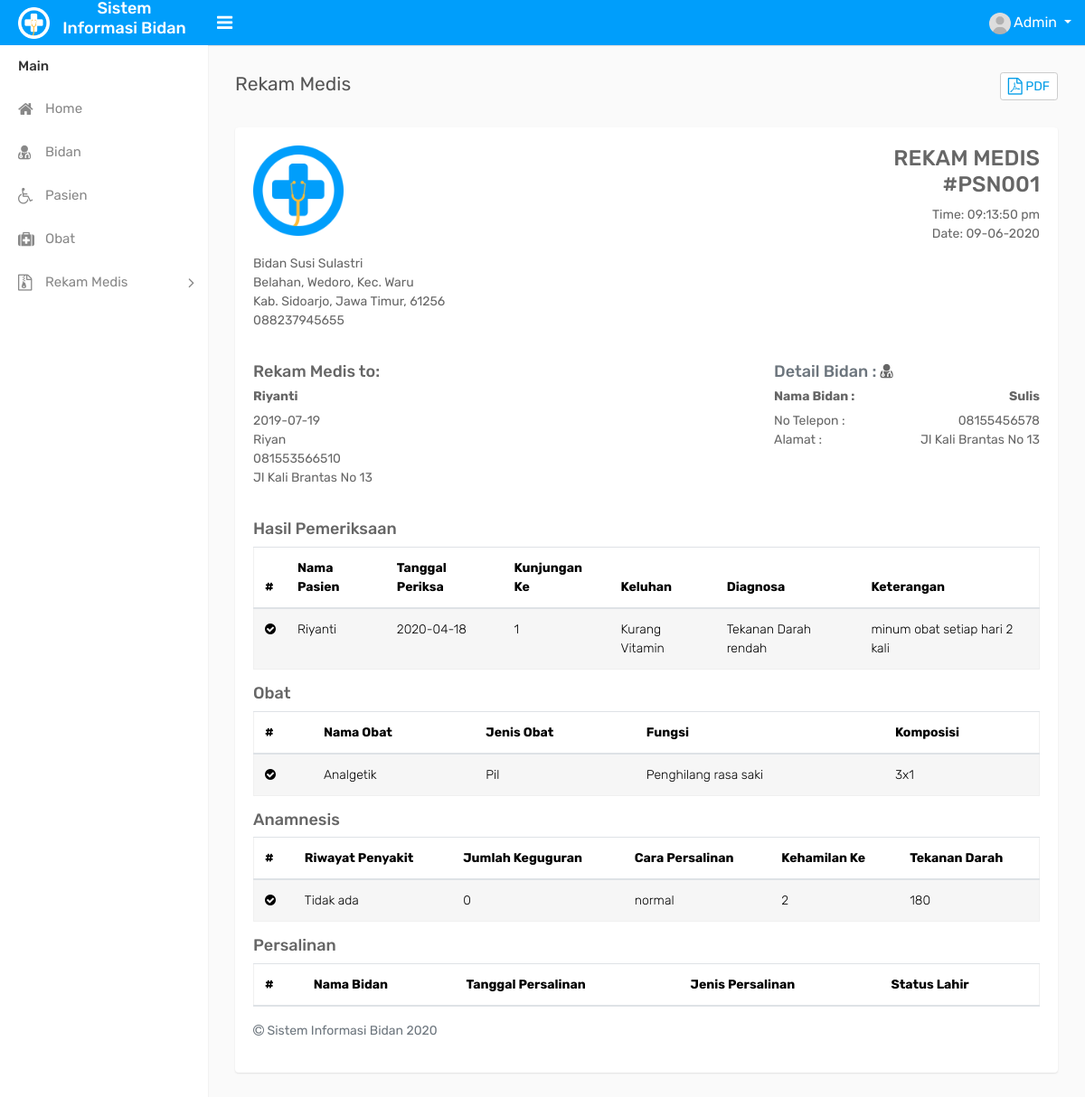
Page /view.php?id_pemeriksaan=PMR001 on the committed database.
### tables this page shows
CREATE TABLE `pemeriksaan` (
  `id_pemeriksaan` varchar(8) NOT NULL,
  `id_pasien` varchar(8) NOT NULL,
  `id_bidan` varchar(8) NOT NULL,
  `id_obat` varchar(8) NOT NULL,
  `nama_pasien` varchar(30) NOT NULL,
  `tanggal_periksa` varchar(10) NOT NULL,
  `kunjungan` varchar(2) NOT NULL,
  `keluhan` text NOT NULL,
  `diagnosa` varchar(25) NOT NULL,
  `keterangan` varchar(30) NOT NULL
);

CREATE TABLE `pasien` (
  `id_pasien` varchar(8) NOT NULL,
  `nama_pasien` varchar(25) NOT NULL,
  `tanggal_daftar` date NOT NULL,
  `umur` int(3) NOT NULL,
  `nama_suami` varchar(25) NOT NULL,
  `pekerjaan` varchar(25) NOT NULL,
  `telepon_pasien` varchar(13) NOT NULL,
  `alamat` varchar(100) NOT NULL
);

CREATE TABLE `bidan` (
  `id_bidan` varchar(8) NOT NULL,
  `foto` varchar(100) NOT NULL,
  `nama_bidan` varchar(25) NOT NULL,
  `alamat` varchar(30) NOT NULL,
  `telepon_bidan` varchar(13) NOT NULL
);

CREATE TABLE `obat` (
  `id_obat` varchar(8) NOT NULL,
  `id_pasien` varchar(8) NOT NULL,
  `nama_obat` varchar(15) NOT NULL,
  `jenis_obat` varchar(15) NOT NULL,
  `fungsi` varchar(20) NOT NULL,
  `komposisi` varchar(10) NOT NULL
);

CREATE TABLE `anamnesis` (
  `id_anamnesis` varchar(8) NOT NULL,
  `id_pasien` varchar(8) NOT NULL,
  `riwayat_penyakit` varchar(25) NOT NULL,
  `jml_keguguran` int(5) NOT NULL,
  `cara_persalinan` varchar(25) NOT NULL,
  `kehamilan` varchar(2) NOT NULL,
  `tekanan_darah` varchar(7) NOT NULL
);

### function.php (called while the page is built, shortened)
<?php
$conn = mysqli_connect("localhost", "root", "", "db_bidan");
function tampil($query) {
	global $conn;
	$result = mysqli_query($conn, $query);
	$rows = [];
	while($row = mysqli_fetch_assoc($result)){
		$rows[] = $row;
	}
	return $rows;
}
?>

### view.php (the view, shortened to what this page needs)
<?php
require 'function.php';
$id_pemeriksaan = $_GET['id_pemeriksaan'];
$data = tampil("SELECT * FROM pemeriksaan WHERE id_pemeriksaan = '$id_pemeriksaan'");
$data2 = tampil("SELECT * FROM pemeriksaan a INNER JOIN pasien b ON a.id_pasien = b.id_pasien WHERE id_pemeriksaan = '$id_pemeriksaan'");
$data3 = tampil("SELECT * FROM pemeriksaan a INNER JOIN bidan b ON a.id_bidan = b.id_bidan WHERE id_pemeriksaan = '$id_pemeriksaan'");
$data4 = tampil("SELECT * FROM pemeriksaan a INNER JOIN obat b ON a.id_pasien = b.id_pasien WHERE id_pemeriksaan = '$id_pemeriksaan'");
$data5 = tampil("SELECT * FROM pemeriksaan a INNER JOIN anamnesis b ON a.id_pasien = b.id_pasien WHERE id_pemeriksaan = '$id_pemeriksaan'");
?>
<!DOCTYPE html>
<html>
<head>
    <link rel="stylesheet" type="text/css" href="assets/css/bootstrap.min.css">
    <link rel="stylesheet" type="text/css" href="assets/css/font-awesome.min.css">
    <link rel="stylesheet" type="text/css" href="assets/css/style.css">
</head>
<body>
	<div class="main-wrapper">
		<div class="header">
			<div class="header-left">
				<a href="index.php" class="logo">
					<img src="assets/img/logo.png" width="35" height="35" alt=""> <span><h4>Sistem Informasi Bidan</h4></span>
				</a>
			</div>
			<a id="toggle_btn" href="javascript:void(0);"><i class="fa fa-bars"></i></a>
            <ul class="nav user-menu float-right">
                <li class="nav-item dropdown has-arrow">
                    <a href="#" class="dropdown-toggle nav-link user-link" data-toggle="dropdown">
                        <span class="user-img">
							<img class="rounded-circle" src="assets/img/user.jpg" width="24" alt="Admin">
						</span>
						<span>Admin</span>
                    </a>
                </li>
            </ul>
		</div>
		<div class="sidebar" id="sidebar">
            <div class="sidebar-inner slimscroll">
                <div id="sidebar-menu" class="sidebar-menu">
                    <ul>
                        <li class="menu-title">Main</li>
                        <li>
                            <a href="index.php"><i class="fa fa-home"></i> <span>Home</span></a>
                        </li>
                        <li>
                            <a href="bidan.php"><i class="fa fa-user-md"></i> <span>Bidan</span></a>
                        </li>
						<li>
                            <a href="pasien.php"><i class="fa fa-wheelchair"></i> <span>Pasien</span></a>
                        </li>
                        <li>
                            <a href="obat.php"><i class="fa fa-medkit"></i> <span>Obat</span></a>
                        </li>
						<li class="submenu">
							<a href="#"><i class="fa fa-file-archive-o"></i> <span> Rekam Medis </span> <span class="menu-arrow"></span></a>
						</li>
					</ul>
                </div>
            </div>
        </div>
        <div class="page-wrapper">
            <div class="content">
                <div class="row">
                    <div class="col-sm-5 col-4">
                        <h4 class="page-title">Rekam Medis</h4>
                    </div>
                    <div class="col-sm-7 col-8 text-right m-b-30">
                        <div class="btn-group btn-group-sm">
                            <button class="btn btn-white"><a href="cetak.php?id_pemeriksaan=<?= $id_pemeriksaan = $_GET['id_pemeriksaan'];?>" target="_blank" ><i class="fa fa-file-pdf-o fa-lg"></i> PDF</a></button>
                        </div>
                    </div>
                </div>
                <div class="row">
                    <div class="col-md-12">
                        <div class="card">
                            <div class="card-body">
                                <div class="row custom-invoice">
                                    <div class="col-6 col-sm-6 m-b-20">
                                        <img src="assets/img/logo-dark.png" class="inv-logo" alt="">
                                        <ul class="list-unstyled">
                                            <li>Bidan Susi Sulastri</li>
                                            <li>Belahan, Wedoro, Kec. Waru</li>
                                            <li>Kab. Sidoarjo, Jawa Timur, 61256</li>
                                            <li>088237945655</li>
                                        </ul>
                                    </div>
                                    <div class="col-6 col-sm-6 m-b-20">
                                        <div class="invoice-details">
                                        	<?php foreach ($data as $mts) : ?>
                                            <h3 class="text-uppercase">rekam medis <br>#<?= $mts['id_pasien'];?></h3>
                                            <?php endforeach; ?>
                                            <ul class="list-unstyled">
                                            	<li>Time: <span><?= date("h:i:s a") ?></span></li>
                                                <li>Date: <span><?= date('d-m-Y') ?></span></li>
                                            </ul>
                                        </div>
                                    </div>
                                </div>
                                <div class="row">
                                    <div class="col-sm-6 col-lg-6 m-b-20">
                                            <h4>Rekam Medis to:</h4>
                                            <ul class="list-unstyled">
                                            	<?php foreach ($data2 as $mts) : ?>
                                                <li>
                                                    <h5><strong><?= $mts['nama_pasien'];?></strong></h5>
                                                </li>
                                                <li><span><?= $mts['tanggal_daftar'];?></span></li>
                                                <li><?= $mts['nama_suami'];?></li>
                                                <li><?= $mts['telepon_pasien'];?></li>
                                                <li><?= $mts['alamat'];?></li>
                                                <?php endforeach; ?>
                                            </ul>
                                    </div>
                                    <div class="col-sm-6 col-lg-6 m-b-20">
                                        <div class="invoices-view">
                                            <h4><span class="text-muted">Detail Bidan :</span> <span class="text-right"><i class="fa fa-user-md"></i></span></h4>
                                            <ul class="list-unstyled invoice-payment-details">
                                            	<?php foreach ($data3 as $mts) : ?>
                                                <li>
                                                    <h5><strong>Nama Bidan : <span class="text-right"><?= $mts['nama_bidan'];?></span></strong></h5>
                                                </li>
                                                <li>No Telepon : <span><?= $mts['telepon_bidan'];?></span></li>
                                                <li>Alamat : <span><?= $mts['alamat'];?></span></li>
                                                <?php endforeach; ?>
											</ul>
                                        </div>
                                    </div>
                                </div>
                                <div class="table-responsive">
                                    <table class="table table-striped table-hover">
                                    	<h4>Hasil Pemeriksaan</h4>
                                        <thead>
                                            <tr>
                                                <th>#</th>
                                                <th>Nama Pasien</th>
                                        		<th>Tanggal Periksa</th>
                                        		<th>Kunjungan Ke</th>
                                        		<th>Keluhan</th>
                                        		<th>Diagnosa</th>
                                        		<th>Keterangan</th>
                                            </tr>
                                        </thead>
                                        <tbody>
                                        	<?php foreach ($data as $mts) : ?>
                                            <tr>
                                            	<td><i class="fa fa-check-circle"></i></td>
                                                <td><?= $mts['nama_pasien']; ?></td>
                                            	<td><?= $mts['tanggal_periksa']; ?></td>
                                            	<td><?= $mts['kunjungan']; ?></td>
                                            	<td><?= $mts['keluhan']; ?></td>
                                            	<td><?= $mts['diagnosa']; ?></td>
                                            	<td><?= $mts['keterangan']; ?></td>
                                            </tr>
                                            <?php endforeach; ?>
                                        </tbody>
                                    </table>
                                </div>
                                <div class="table-responsive">
                                    <table class="table table-striped table-hover">
                                    	<h4>Obat</h4>
                                        <thead>
                                            <tr>
                                                <th>#</th>
                                                <th>Nama Obat</th>
                                        		<th>Jenis Obat</th>
                                        		<th>Fungsi</th>
                                        		<th>Komposisi</th>
                                            </tr>
                                        </thead>
                                        <tbody>
                                        	<?php foreach ($data4 as $mts) : ?>
                                            <tr>
                                            	<td><i class="fa fa-check-circle"></i></td>
                                                <td><?= $mts['nama_obat']; ?></td>
                                            	<td><?= $mts['jenis_obat']; ?></td>
                                            	<td><?= $mts['fungsi']; ?></td>
                                            	<td><?= $mts['komposisi']; ?></td>
                                            </tr>
                                            <?php endforeach; ?>
                                        </tbody>
                                    </table>
                                </div>
                                <div class="table-responsive">
                                    <table class="table table-striped table-hover">
                                    	<h4>Anamnesis</h4>
                                        <thead>
                                            <tr>
                                                <th>#</th>
                                                <th>Riwayat Penyakit</th>
                                        		<th>Jumlah Keguguran</th>
                                        		<th>Cara Persalinan</th>
                                        		<th>Kehamilan Ke</th>
                                        		<th>Tekanan Darah</th>
                                            </tr>
                                        </thead>
                                        <tbody>
                                        	<?php foreach ($data5 as $mts) : ?>
                                            <tr>
                                            	<td><i class="fa fa-check-circle"></i></td>
                                                <td><?= $mts['riwayat_penyakit']; ?></td>
                                            	<td><?= $mts['jml_keguguran']; ?></td>
                                            	<td><?= $mts['cara_persalinan']; ?></td>
                                            	<td><?= $mts['kehamilan']; ?></td>
                                            	<td><?= $mts['tekanan_darah']?></td>
                                            </tr>
                                            <?php endforeach; ?>
                                        </tbody>
                                    </table>
                                </div>
                                <div class="table-responsive">
                                    <table class="datatable table table-stripped ">
                                    	<h4>Persalinan</h4>
                                        <thead>
                                            <tr>
                                                <th>#</th>
                                                <th>Nama Bidan</th>
                                        		<th>Tanggal Persalinan</th>
                                        		<th>Jenis Persalinan</th>
                                        		<th>Status Lahir</th>
                                            </tr>
                                        </thead>
                                    </table>
                                </div>
                                <div>
                                    <div class="invoice-info">
                                        <p class="text-muted"><i class="fa fa-copyright"></i> Sistem Informasi Bidan 2020</p>
                                    </div>
                                </div>
                            </div>
                        </div>
                    </div>
                </div>
            </div>
        </div>
    </div>
</body>
</html>

### rows in the picture
pemeriksaan: id_pasien "PSN001", id_pasien.nama_pasien "Riyanti", id_pasien.tanggal_daftar "2019-07-19", id_pasien.nama_suami "Riyan", id_pasien.telepon_pasien "081553566510", id_pasien.alamat "Jl Kali Brantas No 13", id_bidan.nama_bidan "Sulis", id_bidan.telepon_bidan "08155456578", id_bidan.alamat "Jl Kali Brantas No 13", nama_pasien "Riyanti", tanggal_periksa "2020-04-18", kunjungan "1", keluhan "Kurang Vitamin", diagnosa "Tekanan Darah rendah", keterangan "minum obat setiap hari 2 kali", id_obat.nama_obat "Analgetik", id_obat.jenis_obat "Pil", id_obat.fungsi "Penghilang rasa saki", id_obat.komposisi "3x1", anamnesis.riwayat_penyakit "Tidak ada", anamnesis.jml_keguguran "0", anamnesis.cara_persalinan "normal", anamnesis.kehamilan "2", anamnesis.tekanan_darah "180"
